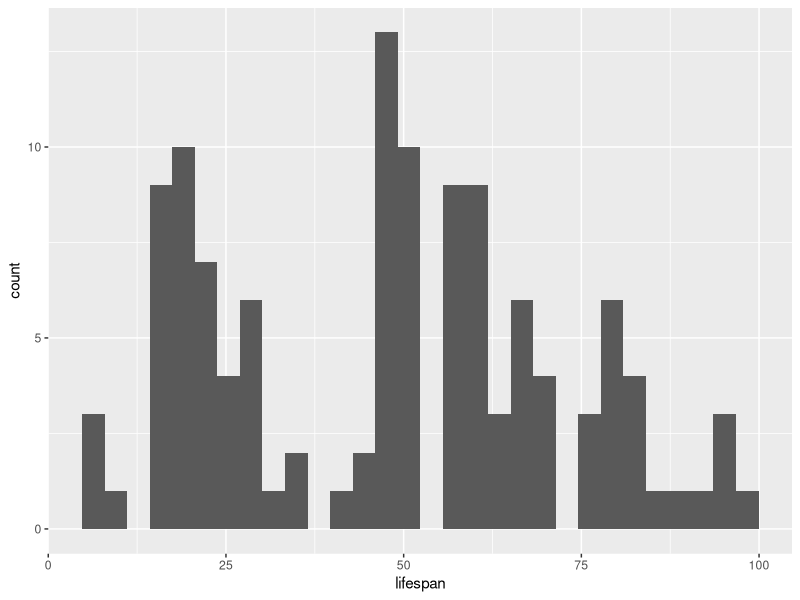
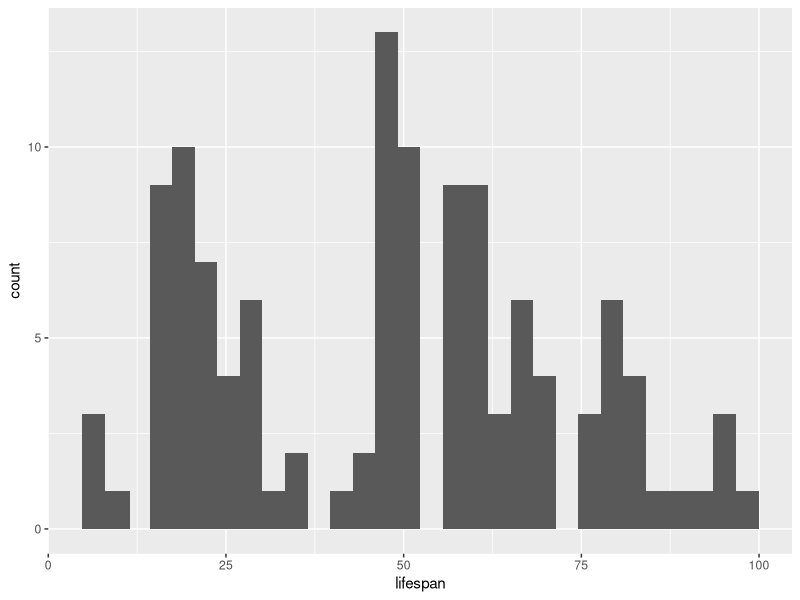

Write the R code that produced these figures, in order.
library(tidyverse)
data<-read_csv("lifespan.csv")
head(data)
#Examine structure of data to check each variable has a column 
str(data)
#There are five variables: no variables are missing
#Check that data is complete using summary
summary(data)
#There are 120 samples: dataset is complete
#Check for mistakes in data by converting variables into factors and using levels function
dataf<-data %>%
mutate(linef = as.factor(line)) %>%
mutate(treatmentf = as.factor(treatment)) 
levels(dataf$linef)
levels(dataf$treatmentf)
#There are 6 unique lines and 2 unique treatments: no mistakes found here
#Let's make sure each treatment by line combination has 10 replicates
print(data %>% 
group_by(line, treatment) %>%
summarize(count = n()))
#Looks good to me!
print(ggplot(data, aes(x=lifespan))+ geom_histogram())+geom_histogram(binwidth = 1)
#Histogram of entire data set. Overall data has a (relatively) normal distribtion.
#Next, let's filter all the samples that lived longer than 21 days
#See README for rationale
data2<-filter(data,lifespan>21)
#Lastly, let's break up the data by genetic line in case we want to independently analyze each one
geno1<-filter(data,line=="M239")
geno2<-filter(data,line=="M315")
geno3<-filter(data,line=="M395")
geno4<-filter(data,line=="M596")
geno5<-filter(data,line=="M703")
geno6<-filter(data,line=="M900")